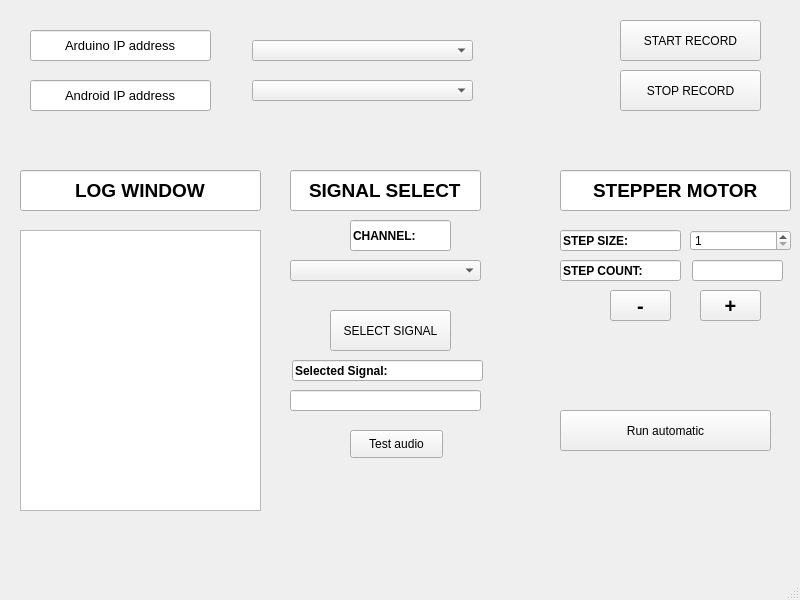
<?xml version="1.0" encoding="UTF-8"?>
<ui version="4.0">
 <class>MainWindow</class>
 <widget class="QMainWindow" name="MainWindow">
  <property name="geometry">
   <rect>
    <x>0</x>
    <y>0</y>
    <width>800</width>
    <height>600</height>
   </rect>
  </property>
  <property name="windowTitle">
   <string>MainWindow</string>
  </property>
  <widget class="QWidget" name="centralwidget">
   <widget class="QTextEdit" name="log">
    <property name="geometry">
     <rect>
      <x>20</x>
      <y>230</y>
      <width>241</width>
      <height>281</height>
     </rect>
    </property>
   </widget>
   <widget class="QLineEdit" name="lineEdit">
    <property name="geometry">
     <rect>
      <x>20</x>
      <y>170</y>
      <width>241</width>
      <height>41</height>
     </rect>
    </property>
    <property name="sizePolicy">
     <sizepolicy hsizetype="Minimum" vsizetype="Minimum">
      <horstretch>0</horstretch>
      <verstretch>0</verstretch>
     </sizepolicy>
    </property>
    <property name="font">
     <font>
      <pointsize>14</pointsize>
      <weight>75</weight>
      <bold>true</bold>
      <stylestrategy>PreferAntialias</stylestrategy>
     </font>
    </property>
    <property name="autoFillBackground">
     <bool>false</bool>
    </property>
    <property name="text">
     <string>LOG WINDOW</string>
    </property>
    <property name="alignment">
     <set>Qt::AlignCenter</set>
    </property>
    <property name="readOnly">
     <bool>true</bool>
    </property>
   </widget>
   <widget class="QPushButton" name="startRecord">
    <property name="geometry">
     <rect>
      <x>620</x>
      <y>20</y>
      <width>141</width>
      <height>41</height>
     </rect>
    </property>
    <property name="sizePolicy">
     <sizepolicy hsizetype="Maximum" vsizetype="Fixed">
      <horstretch>0</horstretch>
      <verstretch>0</verstretch>
     </sizepolicy>
    </property>
    <property name="text">
     <string>START RECORD</string>
    </property>
    <property name="autoRepeatInterval">
     <number>99</number>
    </property>
   </widget>
   <widget class="QPushButton" name="stopRecord">
    <property name="geometry">
     <rect>
      <x>620</x>
      <y>70</y>
      <width>141</width>
      <height>41</height>
     </rect>
    </property>
    <property name="sizePolicy">
     <sizepolicy hsizetype="Fixed" vsizetype="Fixed">
      <horstretch>0</horstretch>
      <verstretch>0</verstretch>
     </sizepolicy>
    </property>
    <property name="text">
     <string>STOP RECORD</string>
    </property>
   </widget>
   <widget class="QLineEdit" name="ArduinoText">
    <property name="geometry">
     <rect>
      <x>30</x>
      <y>30</y>
      <width>181</width>
      <height>31</height>
     </rect>
    </property>
    <property name="sizePolicy">
     <sizepolicy hsizetype="Preferred" vsizetype="Minimum">
      <horstretch>0</horstretch>
      <verstretch>0</verstretch>
     </sizepolicy>
    </property>
    <property name="font">
     <font>
      <pointsize>10</pointsize>
      <weight>50</weight>
      <italic>false</italic>
      <bold>false</bold>
      <stylestrategy>PreferAntialias</stylestrategy>
     </font>
    </property>
    <property name="focusPolicy">
     <enum>Qt::WheelFocus</enum>
    </property>
    <property name="toolTipDuration">
     <number>0</number>
    </property>
    <property name="autoFillBackground">
     <bool>false</bool>
    </property>
    <property name="text">
     <string>Arduino IP address</string>
    </property>
    <property name="alignment">
     <set>Qt::AlignCenter</set>
    </property>
    <property name="readOnly">
     <bool>true</bool>
    </property>
   </widget>
   <widget class="QLineEdit" name="androidText">
    <property name="geometry">
     <rect>
      <x>30</x>
      <y>80</y>
      <width>181</width>
      <height>31</height>
     </rect>
    </property>
    <property name="sizePolicy">
     <sizepolicy hsizetype="Minimum" vsizetype="Minimum">
      <horstretch>0</horstretch>
      <verstretch>0</verstretch>
     </sizepolicy>
    </property>
    <property name="font">
     <font>
      <pointsize>10</pointsize>
      <weight>50</weight>
      <bold>false</bold>
      <stylestrategy>PreferAntialias</stylestrategy>
     </font>
    </property>
    <property name="cursor">
     <cursorShape>IBeamCursor</cursorShape>
    </property>
    <property name="autoFillBackground">
     <bool>false</bool>
    </property>
    <property name="text">
     <string>Android IP address</string>
    </property>
    <property name="alignment">
     <set>Qt::AlignCenter</set>
    </property>
    <property name="readOnly">
     <bool>true</bool>
    </property>
   </widget>
   <widget class="QComboBox" name="ArduinoIPSel">
    <property name="geometry">
     <rect>
      <x>252</x>
      <y>40</y>
      <width>221</width>
      <height>21</height>
     </rect>
    </property>
   </widget>
   <widget class="QComboBox" name="AndroidIPSel">
    <property name="geometry">
     <rect>
      <x>252</x>
      <y>80</y>
      <width>221</width>
      <height>21</height>
     </rect>
    </property>
   </widget>
   <widget class="QSpinBox" name="StepSpin">
    <property name="geometry">
     <rect>
      <x>690</x>
      <y>230</y>
      <width>101</width>
      <height>21</height>
     </rect>
    </property>
    <property name="minimum">
     <number>1</number>
    </property>
    <property name="maximum">
     <number>40</number>
    </property>
   </widget>
   <widget class="QLineEdit" name="lineEdit_2">
    <property name="geometry">
     <rect>
      <x>560</x>
      <y>170</y>
      <width>231</width>
      <height>41</height>
     </rect>
    </property>
    <property name="sizePolicy">
     <sizepolicy hsizetype="Minimum" vsizetype="Minimum">
      <horstretch>0</horstretch>
      <verstretch>0</verstretch>
     </sizepolicy>
    </property>
    <property name="font">
     <font>
      <pointsize>14</pointsize>
      <weight>75</weight>
      <bold>true</bold>
      <stylestrategy>PreferAntialias</stylestrategy>
     </font>
    </property>
    <property name="autoFillBackground">
     <bool>false</bool>
    </property>
    <property name="text">
     <string>STEPPER MOTOR</string>
    </property>
    <property name="alignment">
     <set>Qt::AlignCenter</set>
    </property>
    <property name="readOnly">
     <bool>true</bool>
    </property>
   </widget>
   <widget class="QLineEdit" name="lineEdit_3">
    <property name="geometry">
     <rect>
      <x>290</x>
      <y>170</y>
      <width>191</width>
      <height>41</height>
     </rect>
    </property>
    <property name="sizePolicy">
     <sizepolicy hsizetype="Minimum" vsizetype="Minimum">
      <horstretch>0</horstretch>
      <verstretch>0</verstretch>
     </sizepolicy>
    </property>
    <property name="font">
     <font>
      <pointsize>14</pointsize>
      <weight>75</weight>
      <bold>true</bold>
      <stylestrategy>PreferAntialias</stylestrategy>
     </font>
    </property>
    <property name="autoFillBackground">
     <bool>false</bool>
    </property>
    <property name="text">
     <string>SIGNAL SELECT</string>
    </property>
    <property name="alignment">
     <set>Qt::AlignCenter</set>
    </property>
    <property name="readOnly">
     <bool>true</bool>
    </property>
   </widget>
   <widget class="QLineEdit" name="lineEdit_4">
    <property name="geometry">
     <rect>
      <x>560</x>
      <y>260</y>
      <width>121</width>
      <height>21</height>
     </rect>
    </property>
    <property name="font">
     <font>
      <pointsize>9</pointsize>
      <weight>75</weight>
      <bold>true</bold>
     </font>
    </property>
    <property name="text">
     <string>STEP COUNT:  </string>
    </property>
    <property name="readOnly">
     <bool>true</bool>
    </property>
   </widget>
   <widget class="QLineEdit" name="counterText">
    <property name="geometry">
     <rect>
      <x>692</x>
      <y>260</y>
      <width>91</width>
      <height>21</height>
     </rect>
    </property>
   </widget>
   <widget class="QLineEdit" name="lineEdit_5">
    <property name="geometry">
     <rect>
      <x>560</x>
      <y>230</y>
      <width>121</width>
      <height>21</height>
     </rect>
    </property>
    <property name="font">
     <font>
      <pointsize>9</pointsize>
      <weight>75</weight>
      <bold>true</bold>
     </font>
    </property>
    <property name="text">
     <string>STEP SIZE: </string>
    </property>
    <property name="readOnly">
     <bool>true</bool>
    </property>
   </widget>
   <widget class="QPushButton" name="ButtonSelectSignal">
    <property name="geometry">
     <rect>
      <x>330</x>
      <y>310</y>
      <width>121</width>
      <height>41</height>
     </rect>
    </property>
    <property name="text">
     <string>SELECT SIGNAL</string>
    </property>
   </widget>
   <widget class="QLineEdit" name="lineEdit_6">
    <property name="geometry">
     <rect>
      <x>292</x>
      <y>360</y>
      <width>191</width>
      <height>21</height>
     </rect>
    </property>
    <property name="font">
     <font>
      <pointsize>9</pointsize>
      <weight>75</weight>
      <bold>true</bold>
     </font>
    </property>
    <property name="text">
     <string>Selected Signal:</string>
    </property>
    <property name="readOnly">
     <bool>true</bool>
    </property>
   </widget>
   <widget class="QLineEdit" name="signalEdit">
    <property name="geometry">
     <rect>
      <x>290</x>
      <y>390</y>
      <width>191</width>
      <height>21</height>
     </rect>
    </property>
   </widget>
   <widget class="QComboBox" name="deviceBox">
    <property name="geometry">
     <rect>
      <x>290</x>
      <y>260</y>
      <width>191</width>
      <height>21</height>
     </rect>
    </property>
   </widget>
   <widget class="QLineEdit" name="lineEdit_7">
    <property name="geometry">
     <rect>
      <x>350</x>
      <y>220</y>
      <width>101</width>
      <height>31</height>
     </rect>
    </property>
    <property name="font">
     <font>
      <weight>75</weight>
      <bold>true</bold>
     </font>
    </property>
    <property name="text">
     <string>CHANNEL: </string>
    </property>
    <property name="readOnly">
     <bool>true</bool>
    </property>
   </widget>
   <widget class="QPushButton" name="TestSignalPlay">
    <property name="geometry">
     <rect>
      <x>350</x>
      <y>430</y>
      <width>93</width>
      <height>28</height>
     </rect>
    </property>
    <property name="text">
     <string>Test audio</string>
    </property>
   </widget>
   <widget class="QPushButton" name="stepPlus">
    <property name="geometry">
     <rect>
      <x>700</x>
      <y>290</y>
      <width>61</width>
      <height>31</height>
     </rect>
    </property>
    <property name="font">
     <font>
      <pointsize>15</pointsize>
      <weight>75</weight>
      <bold>true</bold>
     </font>
    </property>
    <property name="text">
     <string>+</string>
    </property>
   </widget>
   <widget class="QPushButton" name="stepMin">
    <property name="geometry">
     <rect>
      <x>610</x>
      <y>290</y>
      <width>61</width>
      <height>31</height>
     </rect>
    </property>
    <property name="font">
     <font>
      <pointsize>15</pointsize>
      <weight>75</weight>
      <bold>true</bold>
     </font>
    </property>
    <property name="text">
     <string>-</string>
    </property>
   </widget>
   <widget class="QPushButton" name="automaticTest">
    <property name="geometry">
     <rect>
      <x>560</x>
      <y>410</y>
      <width>211</width>
      <height>41</height>
     </rect>
    </property>
    <property name="text">
     <string>Run automatic</string>
    </property>
   </widget>
  </widget>
  <widget class="QMenuBar" name="menubar">
   <property name="geometry">
    <rect>
     <x>0</x>
     <y>0</y>
     <width>800</width>
     <height>26</height>
    </rect>
   </property>
  </widget>
  <widget class="QStatusBar" name="statusbar"/>
 </widget>
 <resources/>
 <connections/>
</ui>
